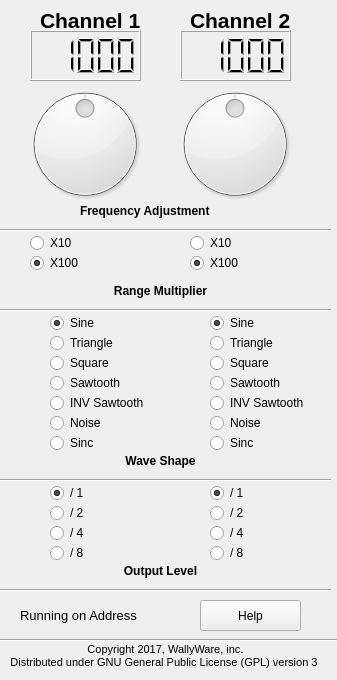
<?xml version="1.0" encoding="UTF-8"?>
<ui version="4.0">
 <class>FunctionGenerator</class>
 <widget class="QWidget" name="FunctionGenerator">
  <property name="geometry">
   <rect>
    <x>0</x>
    <y>0</y>
    <width>337</width>
    <height>680</height>
   </rect>
  </property>
  <property name="windowTitle">
   <string>Pi-Plates Function Generator</string>
  </property>
  <property name="windowIcon">
   <iconset>
    <normaloff>Assets/Icon32X32.png</normaloff>Assets/Icon32X32.png</iconset>
  </property>
  <widget class="QDial" name="Frequency1">
   <property name="geometry">
    <rect>
     <x>10</x>
     <y>80</y>
     <width>150</width>
     <height>128</height>
    </rect>
   </property>
   <property name="maximum">
    <number>2000</number>
   </property>
   <property name="singleStep">
    <number>1</number>
   </property>
   <property name="value">
    <number>1000</number>
   </property>
  </widget>
  <widget class="QDial" name="Frequency2">
   <property name="geometry">
    <rect>
     <x>160</x>
     <y>80</y>
     <width>150</width>
     <height>128</height>
    </rect>
   </property>
   <property name="maximum">
    <number>2000</number>
   </property>
   <property name="singleStep">
    <number>1</number>
   </property>
   <property name="value">
    <number>1000</number>
   </property>
  </widget>
  <widget class="QRadioButton" name="radioButtonX10Ch1">
   <property name="geometry">
    <rect>
     <x>30</x>
     <y>230</y>
     <width>118</width>
     <height>26</height>
    </rect>
   </property>
   <property name="text">
    <string>X10</string>
   </property>
   <attribute name="buttonGroup">
    <string notr="true">MultiplierButtonGroup1</string>
   </attribute>
  </widget>
  <widget class="QRadioButton" name="radioButtonX100Ch1">
   <property name="geometry">
    <rect>
     <x>30</x>
     <y>250</y>
     <width>118</width>
     <height>26</height>
    </rect>
   </property>
   <property name="text">
    <string>X100</string>
   </property>
   <property name="checked">
    <bool>true</bool>
   </property>
   <attribute name="buttonGroup">
    <string notr="true">MultiplierButtonGroup1</string>
   </attribute>
  </widget>
  <widget class="QRadioButton" name="radioButtonX100Ch2">
   <property name="geometry">
    <rect>
     <x>190</x>
     <y>250</y>
     <width>118</width>
     <height>26</height>
    </rect>
   </property>
   <property name="text">
    <string>X100</string>
   </property>
   <property name="checked">
    <bool>true</bool>
   </property>
   <attribute name="buttonGroup">
    <string notr="true">MultiplierButtonGroup2</string>
   </attribute>
  </widget>
  <widget class="QRadioButton" name="radioButtonX10Ch2">
   <property name="geometry">
    <rect>
     <x>190</x>
     <y>230</y>
     <width>118</width>
     <height>26</height>
    </rect>
   </property>
   <property name="text">
    <string>X10</string>
   </property>
   <attribute name="buttonGroup">
    <string notr="true">MultiplierButtonGroup2</string>
   </attribute>
  </widget>
  <widget class="QLCDNumber" name="Ch1Display">
   <property name="geometry">
    <rect>
     <x>30</x>
     <y>30</y>
     <width>111</width>
     <height>51</height>
    </rect>
   </property>
   <property name="font">
    <font>
     <family>Roboto</family>
     <pointsize>12</pointsize>
     <weight>9</weight>
     <italic>false</italic>
     <bold>false</bold>
    </font>
   </property>
   <property name="styleSheet">
    <string notr="true">font: 75 12pt &quot;Roboto&quot;;</string>
   </property>
   <property name="smallDecimalPoint">
    <bool>false</bool>
   </property>
   <property name="intValue" stdset="0">
    <number>1000</number>
   </property>
  </widget>
  <widget class="QLCDNumber" name="Ch2Display">
   <property name="geometry">
    <rect>
     <x>180</x>
     <y>30</y>
     <width>111</width>
     <height>51</height>
    </rect>
   </property>
   <property name="font">
    <font>
     <family>Roboto</family>
     <pointsize>12</pointsize>
     <weight>9</weight>
     <italic>false</italic>
     <bold>false</bold>
    </font>
   </property>
   <property name="styleSheet">
    <string notr="true">font: 75 12pt &quot;Roboto&quot;;</string>
   </property>
   <property name="value" stdset="0">
    <double>1000.000000000000000</double>
   </property>
   <property name="intValue" stdset="0">
    <number>1000</number>
   </property>
  </widget>
  <widget class="QLabel" name="label">
   <property name="geometry">
    <rect>
     <x>80</x>
     <y>200</y>
     <width>161</width>
     <height>21</height>
    </rect>
   </property>
   <property name="font">
    <font>
     <weight>75</weight>
     <bold>true</bold>
    </font>
   </property>
   <property name="text">
    <string>Frequency Adjustment</string>
   </property>
  </widget>
  <widget class="QLabel" name="label_2">
   <property name="geometry">
    <rect>
     <x>80</x>
     <y>280</y>
     <width>161</width>
     <height>21</height>
    </rect>
   </property>
   <property name="font">
    <font>
     <weight>75</weight>
     <bold>true</bold>
    </font>
   </property>
   <property name="text">
    <string>Range Multiplier</string>
   </property>
   <property name="alignment">
    <set>Qt::AlignCenter</set>
   </property>
  </widget>
  <widget class="QLabel" name="label_3">
   <property name="geometry">
    <rect>
     <x>80</x>
     <y>450</y>
     <width>161</width>
     <height>21</height>
    </rect>
   </property>
   <property name="font">
    <font>
     <weight>75</weight>
     <bold>true</bold>
    </font>
   </property>
   <property name="text">
    <string>Wave Shape</string>
   </property>
   <property name="alignment">
    <set>Qt::AlignCenter</set>
   </property>
  </widget>
  <widget class="QRadioButton" name="WaveButtonSquare1">
   <property name="geometry">
    <rect>
     <x>50</x>
     <y>350</y>
     <width>118</width>
     <height>26</height>
    </rect>
   </property>
   <property name="text">
    <string>Square</string>
   </property>
   <attribute name="buttonGroup">
    <string notr="true">ShapeButtonGroup1</string>
   </attribute>
  </widget>
  <widget class="QRadioButton" name="WaveButtonRSaw1">
   <property name="geometry">
    <rect>
     <x>50</x>
     <y>370</y>
     <width>131</width>
     <height>26</height>
    </rect>
   </property>
   <property name="text">
    <string>Sawtooth</string>
   </property>
   <attribute name="buttonGroup">
    <string notr="true">ShapeButtonGroup1</string>
   </attribute>
  </widget>
  <widget class="QRadioButton" name="WaveButtonFSaw1">
   <property name="geometry">
    <rect>
     <x>50</x>
     <y>390</y>
     <width>151</width>
     <height>26</height>
    </rect>
   </property>
   <property name="text">
    <string>INV Sawtooth</string>
   </property>
   <attribute name="buttonGroup">
    <string notr="true">ShapeButtonGroup1</string>
   </attribute>
  </widget>
  <widget class="QRadioButton" name="WaveButtonNoise1">
   <property name="geometry">
    <rect>
     <x>50</x>
     <y>410</y>
     <width>118</width>
     <height>26</height>
    </rect>
   </property>
   <property name="text">
    <string>Noise</string>
   </property>
   <attribute name="buttonGroup">
    <string notr="true">ShapeButtonGroup1</string>
   </attribute>
  </widget>
  <widget class="QRadioButton" name="WaveButtonSine2">
   <property name="geometry">
    <rect>
     <x>210</x>
     <y>310</y>
     <width>118</width>
     <height>26</height>
    </rect>
   </property>
   <property name="text">
    <string>Sine</string>
   </property>
   <property name="checked">
    <bool>true</bool>
   </property>
   <attribute name="buttonGroup">
    <string notr="true">ShapeButtonGroup2</string>
   </attribute>
  </widget>
  <widget class="QRadioButton" name="WaveButtonTriangle2">
   <property name="geometry">
    <rect>
     <x>210</x>
     <y>330</y>
     <width>118</width>
     <height>26</height>
    </rect>
   </property>
   <property name="text">
    <string>Triangle</string>
   </property>
   <attribute name="buttonGroup">
    <string notr="true">ShapeButtonGroup2</string>
   </attribute>
  </widget>
  <widget class="QRadioButton" name="WaveButtonFSaw2">
   <property name="geometry">
    <rect>
     <x>210</x>
     <y>390</y>
     <width>151</width>
     <height>26</height>
    </rect>
   </property>
   <property name="text">
    <string>INV Sawtooth</string>
   </property>
   <attribute name="buttonGroup">
    <string notr="true">ShapeButtonGroup2</string>
   </attribute>
  </widget>
  <widget class="QRadioButton" name="WaveButtonNoise2">
   <property name="geometry">
    <rect>
     <x>210</x>
     <y>410</y>
     <width>118</width>
     <height>26</height>
    </rect>
   </property>
   <property name="text">
    <string>Noise</string>
   </property>
   <attribute name="buttonGroup">
    <string notr="true">ShapeButtonGroup2</string>
   </attribute>
  </widget>
  <widget class="QRadioButton" name="WaveButtonRSaw2">
   <property name="geometry">
    <rect>
     <x>210</x>
     <y>370</y>
     <width>131</width>
     <height>26</height>
    </rect>
   </property>
   <property name="text">
    <string>Sawtooth</string>
   </property>
   <attribute name="buttonGroup">
    <string notr="true">ShapeButtonGroup2</string>
   </attribute>
  </widget>
  <widget class="QRadioButton" name="WaveButtonSquare2">
   <property name="geometry">
    <rect>
     <x>210</x>
     <y>350</y>
     <width>118</width>
     <height>26</height>
    </rect>
   </property>
   <property name="text">
    <string>Square</string>
   </property>
   <attribute name="buttonGroup">
    <string notr="true">ShapeButtonGroup2</string>
   </attribute>
  </widget>
  <widget class="Line" name="line">
   <property name="geometry">
    <rect>
     <x>0</x>
     <y>220</y>
     <width>331</width>
     <height>20</height>
    </rect>
   </property>
   <property name="orientation">
    <enum>Qt::Horizontal</enum>
   </property>
  </widget>
  <widget class="Line" name="line_2">
   <property name="geometry">
    <rect>
     <x>-10</x>
     <y>300</y>
     <width>341</width>
     <height>20</height>
    </rect>
   </property>
   <property name="orientation">
    <enum>Qt::Horizontal</enum>
   </property>
  </widget>
  <widget class="Line" name="line_3">
   <property name="geometry">
    <rect>
     <x>0</x>
     <y>470</y>
     <width>331</width>
     <height>20</height>
    </rect>
   </property>
   <property name="orientation">
    <enum>Qt::Horizontal</enum>
   </property>
  </widget>
  <widget class="QLabel" name="label_4">
   <property name="geometry">
    <rect>
     <x>40</x>
     <y>10</y>
     <width>101</width>
     <height>21</height>
    </rect>
   </property>
   <property name="font">
    <font>
     <pointsize>16</pointsize>
     <weight>75</weight>
     <bold>true</bold>
    </font>
   </property>
   <property name="text">
    <string>Channel 1</string>
   </property>
  </widget>
  <widget class="QLabel" name="label_5">
   <property name="geometry">
    <rect>
     <x>190</x>
     <y>10</y>
     <width>101</width>
     <height>21</height>
    </rect>
   </property>
   <property name="font">
    <font>
     <pointsize>16</pointsize>
     <weight>75</weight>
     <bold>true</bold>
    </font>
   </property>
   <property name="text">
    <string>Channel 2</string>
   </property>
  </widget>
  <widget class="QRadioButton" name="WaveButtonSine1">
   <property name="geometry">
    <rect>
     <x>50</x>
     <y>310</y>
     <width>118</width>
     <height>26</height>
    </rect>
   </property>
   <property name="text">
    <string>Sine</string>
   </property>
   <property name="checked">
    <bool>true</bool>
   </property>
   <attribute name="buttonGroup">
    <string notr="true">ShapeButtonGroup1</string>
   </attribute>
  </widget>
  <widget class="QRadioButton" name="WaveButtonTriangle1">
   <property name="enabled">
    <bool>true</bool>
   </property>
   <property name="geometry">
    <rect>
     <x>50</x>
     <y>330</y>
     <width>118</width>
     <height>26</height>
    </rect>
   </property>
   <property name="text">
    <string>Triangle</string>
   </property>
   <attribute name="buttonGroup">
    <string notr="true">ShapeButtonGroup1</string>
   </attribute>
  </widget>
  <widget class="QLabel" name="label_6">
   <property name="geometry">
    <rect>
     <x>80</x>
     <y>560</y>
     <width>161</width>
     <height>21</height>
    </rect>
   </property>
   <property name="font">
    <font>
     <weight>75</weight>
     <bold>true</bold>
    </font>
   </property>
   <property name="text">
    <string>Output Level</string>
   </property>
   <property name="alignment">
    <set>Qt::AlignCenter</set>
   </property>
  </widget>
  <widget class="QRadioButton" name="sigDivBy1_1">
   <property name="geometry">
    <rect>
     <x>50</x>
     <y>480</y>
     <width>118</width>
     <height>26</height>
    </rect>
   </property>
   <property name="text">
    <string>/ 1</string>
   </property>
   <property name="checked">
    <bool>true</bool>
   </property>
   <attribute name="buttonGroup">
    <string notr="true">ScaleButtonGroup1</string>
   </attribute>
  </widget>
  <widget class="QRadioButton" name="sigDivBy2_1">
   <property name="geometry">
    <rect>
     <x>50</x>
     <y>500</y>
     <width>118</width>
     <height>26</height>
    </rect>
   </property>
   <property name="text">
    <string>/ 2</string>
   </property>
   <attribute name="buttonGroup">
    <string notr="true">ScaleButtonGroup1</string>
   </attribute>
  </widget>
  <widget class="QRadioButton" name="sigDivBy4_1">
   <property name="geometry">
    <rect>
     <x>50</x>
     <y>520</y>
     <width>118</width>
     <height>26</height>
    </rect>
   </property>
   <property name="text">
    <string>/ 4</string>
   </property>
   <attribute name="buttonGroup">
    <string notr="true">ScaleButtonGroup1</string>
   </attribute>
  </widget>
  <widget class="QRadioButton" name="sigDivBy8_1">
   <property name="geometry">
    <rect>
     <x>50</x>
     <y>540</y>
     <width>118</width>
     <height>26</height>
    </rect>
   </property>
   <property name="text">
    <string>/ 8</string>
   </property>
   <attribute name="buttonGroup">
    <string notr="true">ScaleButtonGroup1</string>
   </attribute>
  </widget>
  <widget class="QRadioButton" name="sigDivBy1_2">
   <property name="geometry">
    <rect>
     <x>210</x>
     <y>480</y>
     <width>118</width>
     <height>26</height>
    </rect>
   </property>
   <property name="text">
    <string>/ 1</string>
   </property>
   <property name="checked">
    <bool>true</bool>
   </property>
   <attribute name="buttonGroup">
    <string notr="true">ScaleButtonGroup2</string>
   </attribute>
  </widget>
  <widget class="QRadioButton" name="sigDivBy4_2">
   <property name="geometry">
    <rect>
     <x>210</x>
     <y>520</y>
     <width>118</width>
     <height>26</height>
    </rect>
   </property>
   <property name="text">
    <string>/ 4</string>
   </property>
   <attribute name="buttonGroup">
    <string notr="true">ScaleButtonGroup2</string>
   </attribute>
  </widget>
  <widget class="QRadioButton" name="sigDivBy2_2">
   <property name="geometry">
    <rect>
     <x>210</x>
     <y>500</y>
     <width>118</width>
     <height>26</height>
    </rect>
   </property>
   <property name="text">
    <string>/ 2</string>
   </property>
   <attribute name="buttonGroup">
    <string notr="true">ScaleButtonGroup2</string>
   </attribute>
  </widget>
  <widget class="QRadioButton" name="sigDivBy8_2">
   <property name="geometry">
    <rect>
     <x>210</x>
     <y>540</y>
     <width>118</width>
     <height>26</height>
    </rect>
   </property>
   <property name="text">
    <string>/ 8</string>
   </property>
   <attribute name="buttonGroup">
    <string notr="true">ScaleButtonGroup2</string>
   </attribute>
  </widget>
  <widget class="Line" name="line_4">
   <property name="geometry">
    <rect>
     <x>0</x>
     <y>580</y>
     <width>331</width>
     <height>20</height>
    </rect>
   </property>
   <property name="orientation">
    <enum>Qt::Horizontal</enum>
   </property>
  </widget>
  <widget class="QLabel" name="label_7">
   <property name="geometry">
    <rect>
     <x>0</x>
     <y>640</y>
     <width>331</width>
     <height>31</height>
    </rect>
   </property>
   <property name="font">
    <font>
     <pointsize>8</pointsize>
    </font>
   </property>
   <property name="text">
    <string>Copyright 2017, WallyWare, inc. 
Distributed under GNU General Public License (GPL) version 3 </string>
   </property>
   <property name="alignment">
    <set>Qt::AlignCenter</set>
   </property>
   <property name="wordWrap">
    <bool>true</bool>
   </property>
  </widget>
  <widget class="QRadioButton" name="WaveButtonSinc1">
   <property name="geometry">
    <rect>
     <x>50</x>
     <y>430</y>
     <width>118</width>
     <height>26</height>
    </rect>
   </property>
   <property name="text">
    <string>Sinc</string>
   </property>
   <attribute name="buttonGroup">
    <string notr="true">ShapeButtonGroup1</string>
   </attribute>
  </widget>
  <widget class="QRadioButton" name="WaveButtonSinc2">
   <property name="geometry">
    <rect>
     <x>210</x>
     <y>430</y>
     <width>118</width>
     <height>26</height>
    </rect>
   </property>
   <property name="text">
    <string>Sinc</string>
   </property>
   <attribute name="buttonGroup">
    <string notr="true">ShapeButtonGroup2</string>
   </attribute>
  </widget>
  <widget class="QPushButton" name="HelpButton">
   <property name="geometry">
    <rect>
     <x>200</x>
     <y>600</y>
     <width>101</width>
     <height>31</height>
    </rect>
   </property>
   <property name="text">
    <string>Help</string>
   </property>
  </widget>
  <widget class="Line" name="line_5">
   <property name="geometry">
    <rect>
     <x>0</x>
     <y>630</y>
     <width>341</width>
     <height>20</height>
    </rect>
   </property>
   <property name="orientation">
    <enum>Qt::Horizontal</enum>
   </property>
  </widget>
  <widget class="QLabel" name="ADDRlabel">
   <property name="geometry">
    <rect>
     <x>20</x>
     <y>600</y>
     <width>131</width>
     <height>31</height>
    </rect>
   </property>
   <property name="font">
    <font>
     <pointsize>10</pointsize>
     <weight>50</weight>
     <bold>false</bold>
    </font>
   </property>
   <property name="text">
    <string>Running on Address </string>
   </property>
  </widget>
 </widget>
 <resources/>
 <connections/>
 <buttongroups>
  <buttongroup name="ShapeButtonGroup1"/>
  <buttongroup name="ShapeButtonGroup2"/>
  <buttongroup name="MultiplierButtonGroup1"/>
  <buttongroup name="ScaleButtonGroup1"/>
  <buttongroup name="MultiplierButtonGroup2"/>
  <buttongroup name="ScaleButtonGroup2"/>
 </buttongroups>
</ui>
